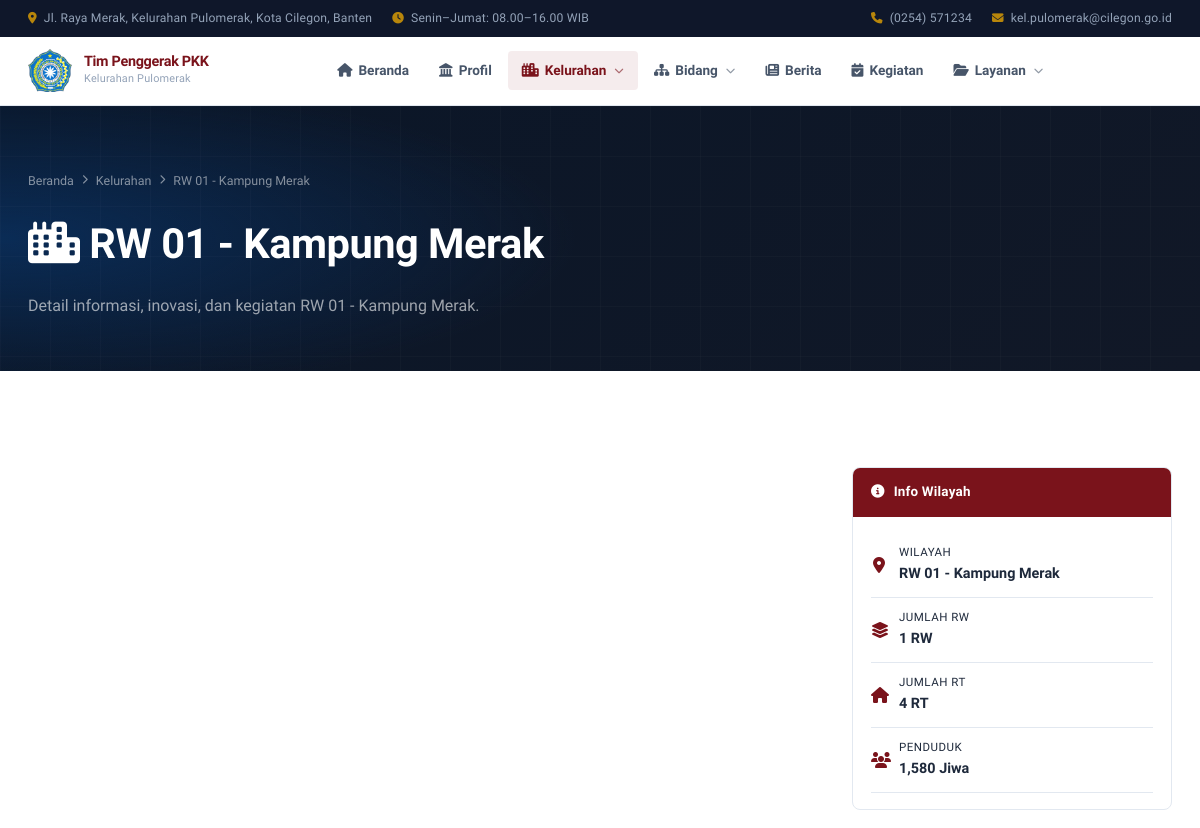
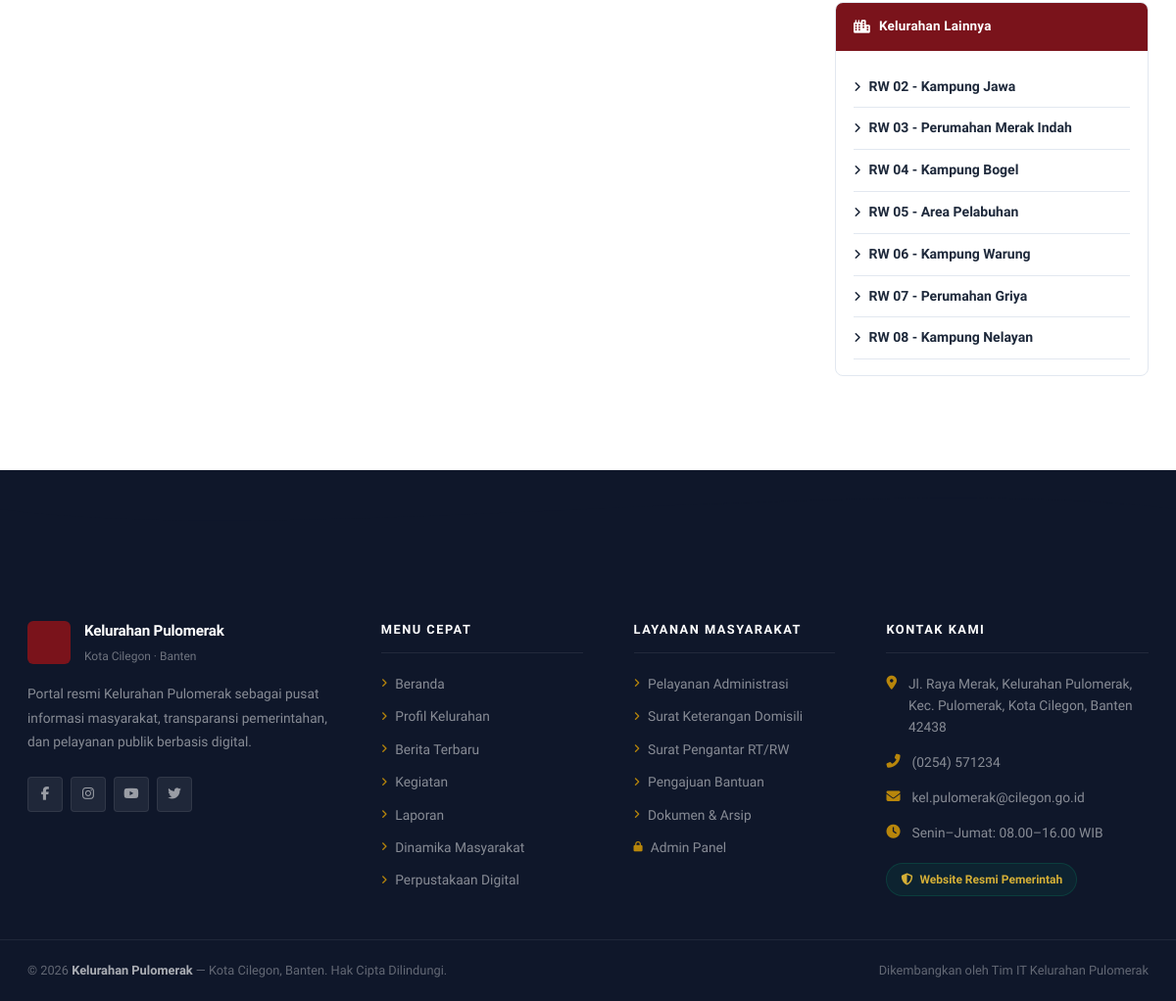
Page /kelurahan-detail.php?id=1 on the committed database (2 pictures, top to bottom).
### tables this page shows
CREATE TABLE `kelurahan` (
  `id`         INT(11)      NOT NULL AUTO_INCREMENT,
  `nama`       VARCHAR(150) NOT NULL,
  `deskripsi`  TEXT         DEFAULT NULL,
  `inovasi`    TEXT         DEFAULT NULL,
  `gambar`     VARCHAR(255) DEFAULT NULL,
  `jumlah_rw`  INT(11)      DEFAULT 0,
  `jumlah_rt`  INT(11)      DEFAULT 0,
  `penduduk`   INT(11)      DEFAULT 0,
  `created_at` TIMESTAMP    NOT NULL DEFAULT CURRENT_TIMESTAMP,
  PRIMARY KEY (`id`)
);

### include/functions.php (called while the page is built, shortened)
<?php
function e($str) {
    return htmlspecialchars($str ?? '', ENT_QUOTES, 'UTF-8');
}
?>

### kelurahan-detail.php (the view, shortened to what this page needs)
<?php
require_once 'include/config.php';
require_once 'include/functions.php';
$id = (int)($_GET['id'] ?? 0);
$stmt = $conn->prepare("SELECT * FROM kelurahan WHERE id = ?");
$stmt->bind_param('i', $id);
$stmt->execute();
$kel = $stmt->get_result()->fetch_assoc();
include 'include/header.php';
?>
<div class="page-hero">
    <div class="container page-hero-content">
        <div class="breadcrumb">
            <a href="<?= SITE_URL ?>/">Beranda</a> <i class="fas fa-chevron-right"></i>
            <a href="kelurahan.php">Kelurahan</a> <i class="fas fa-chevron-right"></i>
            <span><?= e($kel['nama']) ?></span>
        </div>
        <h1><i class="fas fa-city"></i> <?= e($kel['nama']) ?></h1>
        <p>Detail informasi, inovasi, dan kegiatan <?= e($kel['nama']) ?>.</p>
    </div>
</div>
<section class="section">
    <div class="container">
        <div class="detail-wrap">
            <aside class="detail-sidebar">
                <div class="sidebar-widget">
                    <div class="sidebar-widget-header">
                        <i class="fas fa-info-circle"></i> Info Wilayah
                    </div>
                    <div class="sidebar-widget-body">
                        <?php
                        $infos = [
                            ['icon'=>'fa-map-marker-alt','label'=>'Wilayah',  'val'=>$kel['nama']??'-'],
                            ['icon'=>'fa-layer-group',   'label'=>'Jumlah RW','val'=>($kel['jumlah_rw']??'-').' RW'],
                            ['icon'=>'fa-home',          'label'=>'Jumlah RT','val'=>($kel['jumlah_rt']??'-').' RT'],
                            ['icon'=>'fa-users',         'label'=>'Penduduk', 'val'=>(!empty($kel['penduduk']) ? number_format($kel['penduduk']).' Jiwa' : '-')],
                        ];
                        foreach ($infos as $inf):
                        ?>
                            <div style="display:flex;align-items:center;gap:12px;padding:10px 0;border-bottom:1px solid var(--border);">
                                <i class="fas <?= $inf['icon'] ?>" style="color:var(--primary);width:16px;text-align:center;"></i>
                                <div>
                                    <div style="font-size:0.72rem;color:var(--gray);text-transform:uppercase;letter-spacing:0.5px;"><?= $inf['label'] ?></div>
                                    <div style="font-size:0.9rem;font-weight:700;color:var(--dark);"><?= e($inf['val']) ?></div>
                                </div>
                            </div>
                        <?php endforeach; ?>
                    </div>
                </div>
                <div class="sidebar-widget">
                    <div class="sidebar-widget-header">
                        <i class="fas fa-city"></i> Kelurahan Lainnya
                    </div>
                    <div class="sidebar-widget-body">
                        <?php
                        $others = $conn->prepare("SELECT id, nama FROM kelurahan WHERE id != ? ORDER BY nama LIMIT 8");
                        $others->bind_param('i', $id);
                        $others->execute();
                        $othersRes = $others->get_result();
                        while ($o = $othersRes->fetch_assoc()):
                        ?>
                            <a href="kelurahan-detail.php?id=<?= $o['id'] ?>"
                               style="display:flex;align-items:center;gap:8px;padding:9px 0;border-bottom:1px solid var(--border);font-size:0.875rem;font-weight:600;color:var(--text);">
                                <i class="fas fa-angle-right" style="color:var(--secondary);font-size:0.75rem;"></i>
                                <?= e($o['nama']) ?>
                            </a>
                        <?php endwhile; ?>
                    </div>
                </div>
            </aside>
        </div>
    </div>
</section>
<?php include 'include/footer.php'; ?>

### assets/css/style.css (style rules this page uses)
:root { --primary: #7a131b; --primary-mid: #981b26; --primary-light: #b72632; --primary-glow: rgba(122,19,27,0.08); --accent: #b8860b; --accent-light: #d4af37; --accent-soft: rgba(184,134,11,0.1); --gold: #d4af37; --gold-soft: rgba(212,175,55,0.12); --white: #FFFFFF; --gray-50: #F8FAFC; --gray-100: #F1F5F9; --gray-200: #E2E8F0; --gray-300: #CBD5E1; --gray-400: #94A3B8; --gray-500: #64748B; --gray-600: #475569; --gray-700: #334155; --gray-800: #1E293B; --gray-900: #0F172A; --text-primary: #1E293B; --text-secondary: #475569; --text-muted: #94A3B8; --border: #E2E8F0; --border-strong: #CBD5E1; --surface: #F8FAFC; --shadow-xs: 0 1px 2px rgba(0,0,0,0.05); --shadow-sm: 0 1px 3px rgba(0,0,0,0.1), 0 1px 2px rgba(0,0,0,0.06); --shadow: 0 4px 6px rgba(0,0,0,0.07), 0 2px 4px rgba(0,0,0,0.06); --shadow-md: 0 10px 15px rgba(0,0,0,0.1), 0 4px 6px rgba(0,0,0,0.05); --shadow-lg: 0 20px 25px rgba(0,0,0,0.1), 0 10px 10px rgba(0,0,0,0.04); --shadow-xl: 0 25px 50px rgba(0,0,0,0.12); --radius-sm: 4px; --radius: 6px; --radius-md: 8px; --radius-lg: 12px; --radius-xl: 16px; --radius-full: 9999px; --ease: cubic-bezier(0.4, 0, 0.2, 1); --transition: all 0.25s var(--ease); --font: 'Plus Jakarta Sans', 'Inter', system-ui, sans-serif; }
html, body { overflow-x: hidden; width: 100%; }
body { font-family: 'Inter', system-ui, -apple-system, sans-serif; }
*, *::before, *::after { box-sizing: border-box; margin: 0; padding: 0; }
html { scroll-behavior: smooth; font-size: 16px; -webkit-font-smoothing: antialiased; -moz-osx-font-smoothing: grayscale; }
body { font-family: var(--font); color: var(--text-primary); background: var(--white); line-height: 1.7; overflow-x: hidden; }
a { text-decoration: none; color: inherit; transition: var(--transition); }
.container { max-width: 1200px; margin: 0 auto; padding: 0 28px; }
.section { padding: 96px 0; }
.page-hero { background: var(--gray-900); padding: 64px 0 52px; color: var(--white); position: relative; overflow: hidden; }
.page-hero::before { content: ''; position: absolute; inset: 0; background: radial-gradient(ellipse 80% 100% at 0% 50%, rgba(10,49,97,0.8) 0%, transparent 60%), linear-gradient(135deg, #0a1628 0%, #111827 100%); }
.page-hero::after { content: ''; position: absolute; inset: 0; background-image: linear-gradient(rgba(255,255,255,0.02) 1px, transparent 1px), linear-gradient(90deg, rgba(255,255,255,0.02) 1px, transparent 1px); background-size: 50px 50px; }
.page-hero-content { position: relative; z-index: 1; }
.page-hero h1 { font-size: clamp(1.7rem, 4vw, 2.6rem); font-weight: 800; margin-bottom: 12px; letter-spacing: -0.5px; }
.page-hero p { font-size: 1rem; color: rgba(255,255,255,0.6); max-width: 560px; line-height: 1.7; }
.breadcrumb { display: flex; align-items: center; gap: 8px; font-size: 0.78rem; color: rgba(255,255,255,0.5); margin-bottom: 18px; flex-wrap: wrap; }
.breadcrumb a { color: rgba(255,255,255,0.5); }
.breadcrumb i { font-size: 0.6rem; }
.detail-wrap { display: grid; grid-template-columns: 1fr 320px; gap: 40px; align-items: start; }
.detail-sidebar { position: sticky; top: 80px; display: flex; flex-direction: column; gap: 20px; }
.sidebar-widget { background: var(--white); border: 1px solid var(--border); border-radius: var(--radius-md); overflow: hidden; }
.sidebar-widget-header { background: var(--primary); color: var(--white); padding: 13px 18px; font-size: 0.84rem; font-weight: 700; display: flex; align-items: center; gap: 9px; letter-spacing: 0.2px; }
.sidebar-widget-body { padding: 16px 18px; }

### rows in the picture
kelurahan: nama "RW 01 - Kampung Merak"
kelurahan: nama "RW 02 - Kampung Jawa"
kelurahan: nama "RW 03 - Perumahan Merak Indah"
kelurahan: nama "RW 04 - Kampung Bogel"
kelurahan: nama "RW 05 - Area Pelabuhan"
kelurahan: nama "RW 06 - Kampung Warung"
kelurahan: nama "RW 07 - Perumahan Griya"
kelurahan: nama "RW 08 - Kampung Nelayan"

### other values in the picture
$inf['label'] "WILAYAH"
$inf['val'] "RW 01 - Kampung Merak"
$inf['label'] "JUMLAH RW"
$inf['val'] "1 RW"
$inf['label'] "JUMLAH RT"
$inf['val'] "4 RT"
$inf['label'] "PENDUDUK"
$inf['val'] "1,580 Jiwa"
